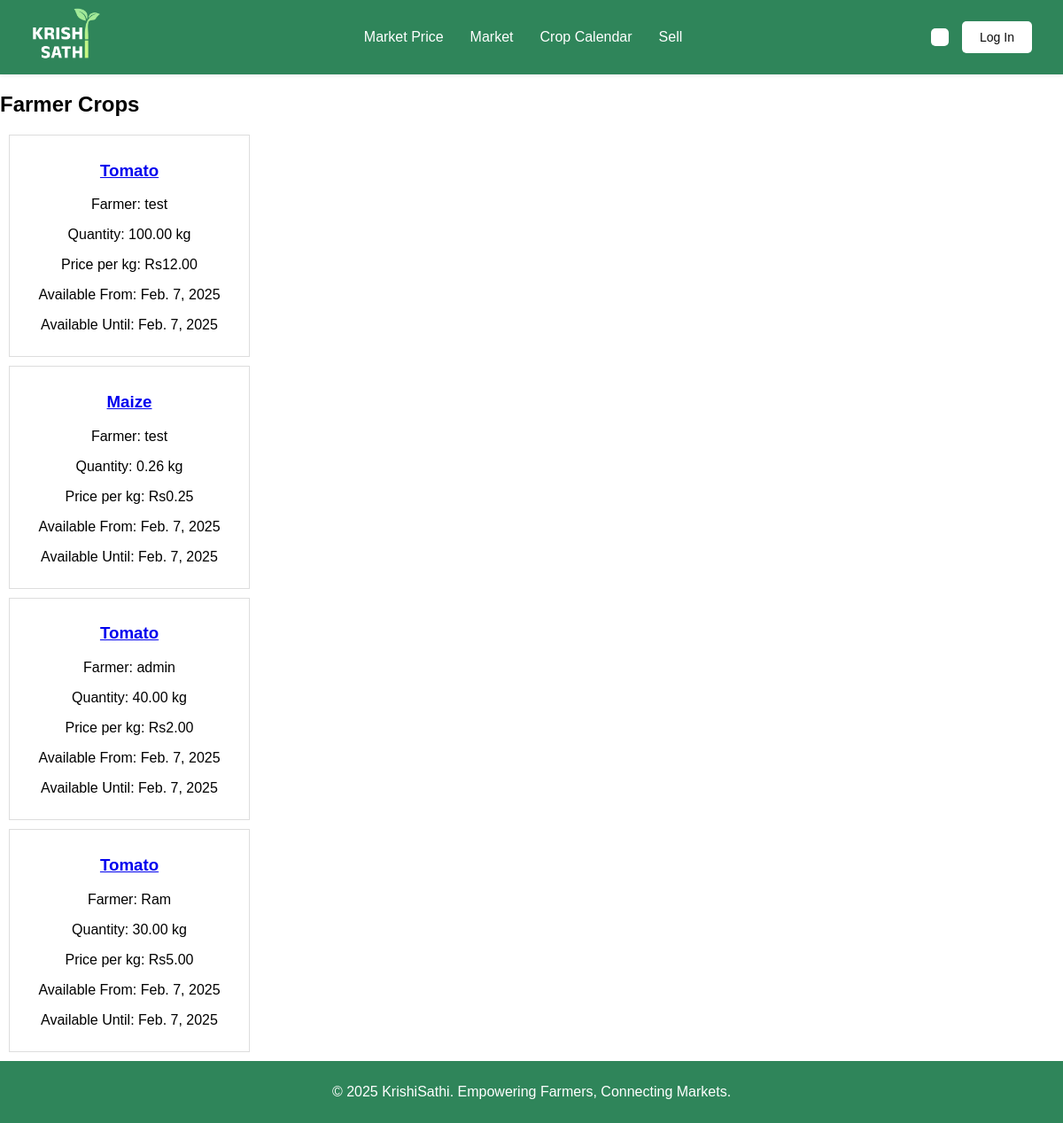
The page /farmer-crops/ on the database its author committed.
### mainapp/models.py (models this page shows, shortened)
class FarmerCrop(models.Model):
    farmer = models.ForeignKey(User, on_delete=models.CASCADE, related_name='crops')
    crop_type = models.ForeignKey(CropType, on_delete=models.CASCADE, related_name='farmer_crops')
    quantity_kg = models.DecimalField(max_digits=10, decimal_places=2)
    price_per_kg = models.DecimalField(max_digits=10, decimal_places=2)
    location = models.CharField(max_length=200)
    available_from = models.DateField()
    available_until = models.DateField()
    created_at = models.DateTimeField(auto_now_add=True)

class CropType(models.Model):
    name = models.CharField(max_length=200, unique=True)
    description = models.TextField(blank=True)

### mainapp/views.py (the view)
# urls.py: path('farmer-crops/', views.farmer_crop_list, name='farmer_crop_list'),
def farmer_crop_list(request):
    farmer_crops = models.FarmerCrop.objects.select_related('crop_type', 'farmer').all()
    return render(request, 'farmer_crop_list.html', {'farmer_crops': farmer_crops})

### mainapp/templates/farmer_crop_list.html
{% extends "base.html" %}
{% block content %}
<h2>Farmer Crops</h2>
<div>
    {% for farmer_crop in farmer_crops %}
    <div style="border: 1px solid #ddd; padding: 10px; width: 250px; text-align: center; margin: 10px;">
        <h3><a href="{% url 'farmer_crop_detail' farmer_crop.id %}">{{ farmer_crop.crop_type.name }}</a></h3>
        <p>Farmer: {{ farmer_crop.farmer.username }}</p>
        <p>Quantity: {{ farmer_crop.quantity_kg }} kg</p>
        <p>Price per kg: Rs{{ farmer_crop.price_per_kg }}</p>
        <p>Available From: {{ farmer_crop.available_from }}</p>
        <p>Available Until: {{ farmer_crop.available_until }}</p>
    </div>
    {% endfor %}
</div>
{% endblock %}

### mainapp/static/mainapp/css/styles.css (style rules this page uses)
body { background-color: white; min-height: 100vh; margin: 0; font-family: Arial, sans-serif; }
body { top: 0px !important; }

### mainapp/templates/base.html (style rules this page uses)
body { top: 0px !important; }

### rows shown on the page
FarmerCrop: crop_type.name "Tomato", farmer.username "test", quantity_kg "100.00", price_per_kg "12.00", available_from "Feb. 7, 2025", available_until "Feb. 7, 2025"
FarmerCrop: crop_type.name "Maize", farmer.username "test", quantity_kg "0.26", price_per_kg "0.25", available_from "Feb. 7, 2025", available_until "Feb. 7, 2025"
FarmerCrop: crop_type.name "Tomato", farmer.username "admin", quantity_kg "40.00", price_per_kg "2.00", available_from "Feb. 7, 2025", available_until "Feb. 7, 2025"
FarmerCrop: crop_type.name "Tomato", farmer.username "Ram", quantity_kg "30.00", price_per_kg "5.00", available_from "Feb. 7, 2025", available_until "Feb. 7, 2025"
